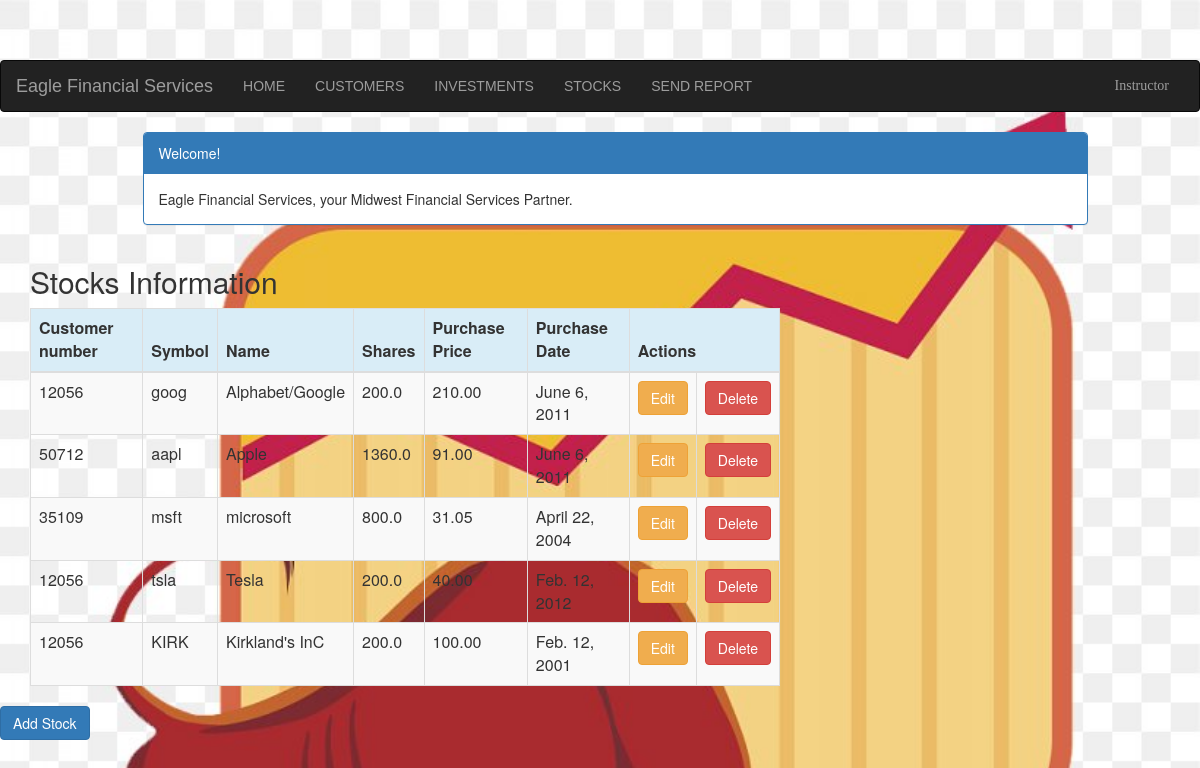
/stock_list (signed in), run on the app's committed database.
### portfolio/models.py (models this page shows, shortened)
class Stock(models.Model):
    customer = models.ForeignKey(Customer, on_delete=models.CASCADE, related_name='stocks')
    symbol = models.CharField(max_length=10)
    name = models.CharField(max_length=50)
    shares = models.DecimalField(max_digits=10, decimal_places=1)
    purchase_price = models.DecimalField(max_digits=10, decimal_places=2)
    purchase_date = models.DateField(default=timezone.now, blank=True, null=True)

class Customer(models.Model):
    name = models.CharField(max_length=50)
    address = models.CharField(max_length=200)
    cust_number = models.IntegerField(blank=False, null=False)
    city = models.CharField(max_length=50)
    state = models.CharField(max_length=50)
    zipcode = models.CharField(max_length=10)
    email = models.EmailField(max_length=200)
    cell_phone = models.CharField(max_length=50)
    created_date = models.DateTimeField(
        default=timezone.now)
    updated_date = models.DateTimeField(auto_now_add=True)
    def __str__(self):
        return str(self.cust_number)

### portfolio/views.py (the view)
# urls.py: path('stock_list', views.stock_list, name='stock_list'),
@login_required
def stock_list(request):
    stocks = Stock.objects.filter(purchase_date__lte=timezone.now())
    return render(request, 'portfolio/stock_list.html', {'stocks': stocks})

### templates/portfolio/stock_list.html (shortened to what this page needs)
{% extends 'portfolio/base.html' %}
{% block content %}
    <html>
    <head>
        <link rel="stylesheet" href="https://maxcdn.bootstrapcdn.com/bootstrap/3.3.4/css/bootstrap.min.css">
    </head>
    <body>
    <div class="container">
        <div class="row">
            <div class="col-md-10 col-md-offset-1">
                <div class="panel panel-primary">
                    <div class="panel-heading">Welcome!</div>
                    <div class="panel-body">
                        Eagle Financial Services, your Midwest Financial Services Partner.
                    </div>
                </div>
            </div>
        </div>
    </div>
    <div class="row">
        <h2 style="padding-left: 15Px">Stocks Information</h2>
    </div>
    <div>
        <table class="table table-striped table-bordered table-hover">
            <thead>
            <tr class="bg-info">
                <th>Customer number</th>
                <th>Symbol</th>
                <th>Name</th>
                <th>Shares</th>
                <th>Purchase Price</th>
                <th>Purchase Date</th>
                <th colspan="3">Actions</th>
            </tr>
            </thead>
            <tbody>
            {% for stock in stocks %}
                <tr>
                    <td>{{ stock.customer }}</td>
                    <td>{{ stock.symbol }}</td>
                    <td>{{ stock.name }}</td>
                    <td>{{ stock.shares }}</td>
                    <td>{{ stock.purchase_price }}</td>
                    <td>{{ stock.purchase_date }}</td>
                     <td><a href="{% url 'portfolio:stock_edit' pk=stock.pk %}" class="btn btn-warning">Edit</a>
                    <td><a href="{% url 'portfolio:stock_delete' pk=stock.pk %}"
                           onclick="return confirm('Are you sure you want to delete?')"
                           class="btn btn-danger">Delete</a>
                    </td>
                </tr>
            {% endfor %}
            </tbody>
        </table>
     <div class="row">
            <div class="row">
         <a href="{% url 'portfolio:stock_new' %}" class="row"><span
                    class="btn btn-primary">Add Stock</span></a>
     </div>
        </div>
    </div>
    </body>
    </html>
{% endblock %}

### templates/portfolio/base.html (shortened to what this page needs)
{% load static %}
<html lang="en">
<head>
    <link rel="stylesheet" type="text/css" href="{% static 'css/portfolio.css' %}">
    <link rel="stylesheet" href="https://maxcdn.bootstrapcdn.com/bootstrap/3.3.7/css/bootstrap.min.css">
  </head>
<body id="app-layout" style="background-color:azure">
<nav class="navbar navbar-inverse">
    <div class="container-fluid">
        <div class="navbar-header">
            <a class="navbar-brand" href="/">
                Eagle Financial Services
            </a>
        </div>
        <div class="collapse navbar-collapse" id="myNavbar">
            <ul class="nav navbar-nav">
                <li class="nav-item"><a class="nav-link text-light text-uppercase font-weight-bold px-3"  href="{% url 'portfolio:home' %}">Home</a></li>
                <li class="nav-item"><a class="nav-link text-light text-uppercase font-weight-bold px-3" href="{% url 'portfolio:customer_list' %}">Customers</a></li>
               <li class="nav-item"><a class="nav-link text-light text-uppercase font-weight-bold px-3" href="{% url 'portfolio:investment_list' %}">Investments</a></li>
                <li class="nav-item"><a class="nav-link text-light text-uppercase font-weight-bold px-3" href="{% url 'portfolio:stock_list' %}">Stocks</a></li>
                <li class="nav-item"><a class="nav-link text-light text-uppercase font-weight-bold px-3" href="{% url 'portfolio:contact' %}">Send Report</a></li>
                            </ul>
            <ul class="nav navbar-nav navbar-right">
                {% if user.is_authenticated %}
                    <li class="dropdown">
                        <a class="nav-link dropdown-toggle" href="#" id="navbarDropdown" role="button" data-toggle="dropdown" aria-haspopup="true" aria-expanded="false"style="font-family: 'Arial Black'" >{{ user.username|title }}</a>
                    </li>
                               {% endif %}
            </ul>
        </div>
    </div>
</nav>
<div class="content container">
    <div class="row">
        <div class="col-md-8">
            {% block content %}{% endblock %}
        </div>
    </div>
</body>
</html>

### portfolio/static/css/portfolio.css (style rules this page uses)
body { align-content: center; background-image: url('../images/img.png'); background-attachment: fixed; background-size: cover; font-family: Arial; font-size: medium; }

### templates/portfolio/base.html (style rules this page uses)
.navbar { background:#f2dede; margin-bottom: 0; border-radius: 0; font-family: "Arial Black", sans-serif; }

### templates/portfolio/stock_list.html (style rules this page uses)
body { background-color: beige; }

### data on the page
Stock: customer "12056", symbol "goog", name "Alphabet/Google", shares "200.0", purchase_price "210.00", purchase_date "June 6, 2011"
Stock: customer "50712", symbol "aapl", name "Apple", shares "1360.0", purchase_price "91.00", purchase_date "June 6, 2011"
Stock: customer "35109", symbol "msft", name "microsoft", shares "800.0", purchase_price "31.05", purchase_date "April 22, 2004"
Stock: customer "12056", symbol "tsla", name "Tesla", shares "200.0", purchase_price "40.00", purchase_date "Feb. 12, 2012"
Stock: customer "12056", symbol "KIRK", name "Kirkland's InC", shares "200.0", purchase_price "100.00", purchase_date "Feb. 12, 2001"

### other printed values
{{ user.username|title }} "Instructor"
